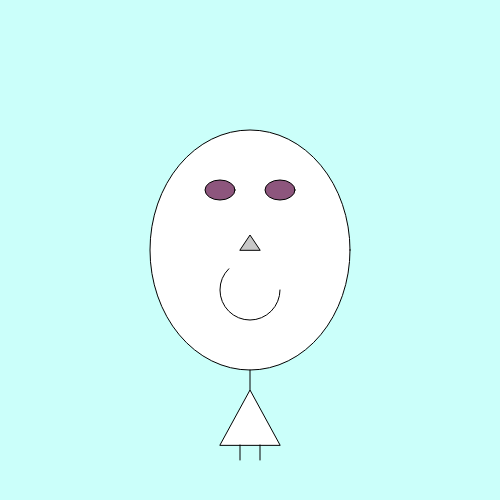
Frame 1 (no input)
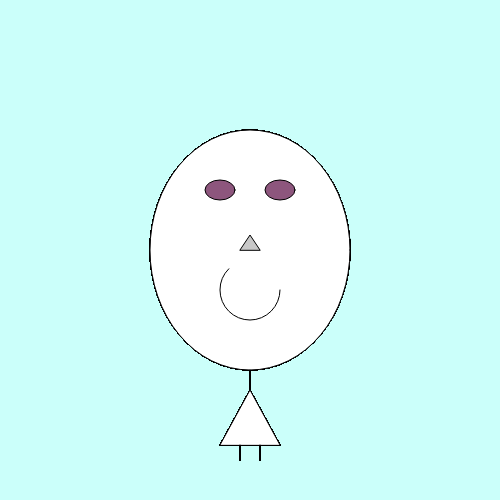
Frame 60 (no input)
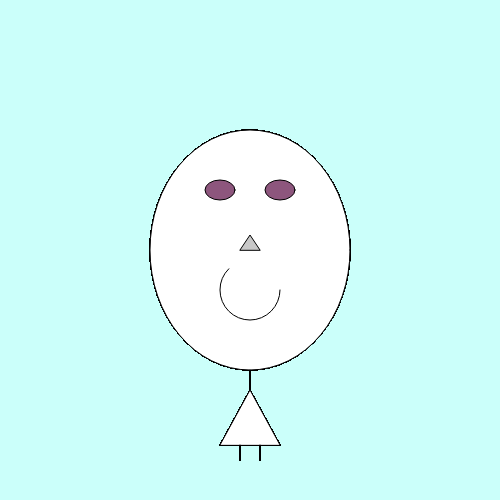
Frame 120 (the mouse pressed at the canvas centre since frame 60)

The p5.js sketch that drew these frames (run headless with seeded random() and noise() and a simulated clock; from frame 60 on, the mouse is pressed at the canvas centre):

// p5.js sketch
// ── sketch.js
function setup() {
createCanvas(500,500);
background(203,255,250);

}

function draw() {
fill(255);
ellipse(250,250,200,240);
fill(141,86,125);
ellipse(220,190,30,20);
ellipse(280,190,30,20);
fill(200,200,200);
triangle(240,250,250,235,260,250);
fill(255);
arc(250, 290, 60, 60, 0, PI+QUARTER_PI, OPEN);
line(250, 370, 250, 390);
triangle(220,445,250,390,280,445);
line(240, 445, 240, 460);
line(260, 445, 260, 460);
  
}
